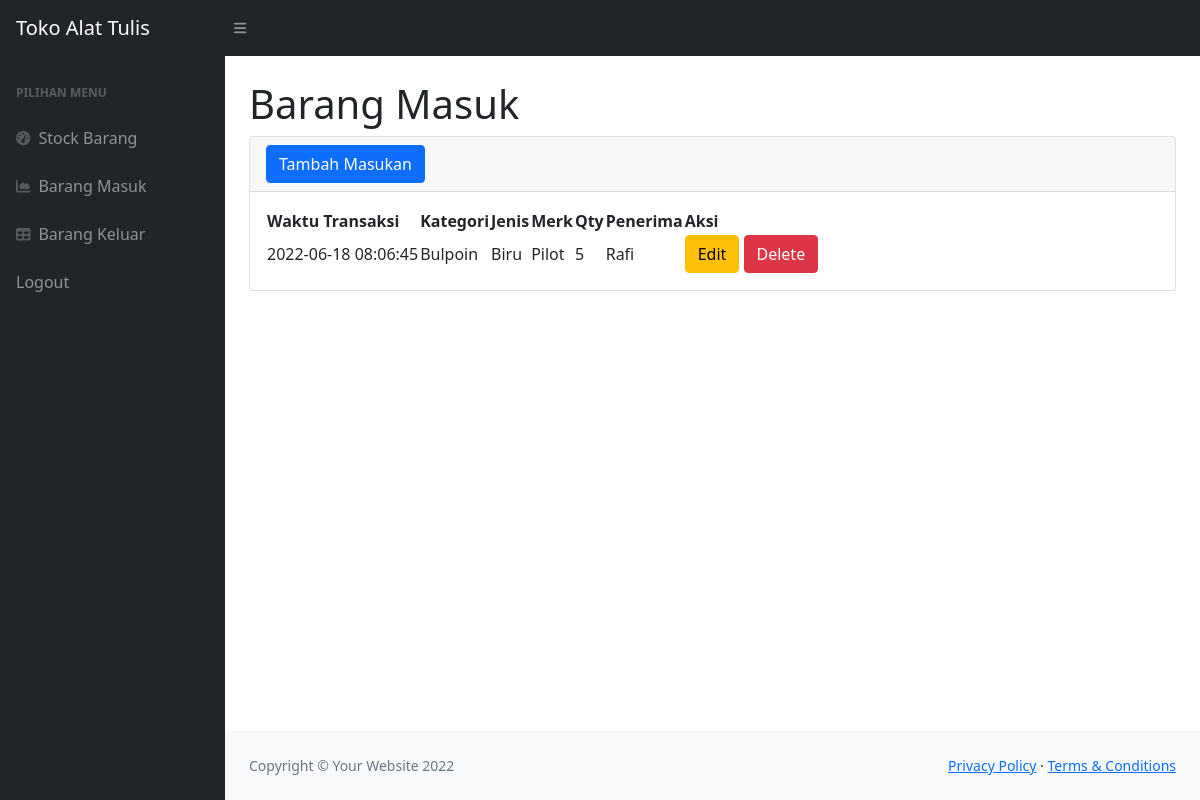
Page /masuk.php (signed in) on the earlier database version.
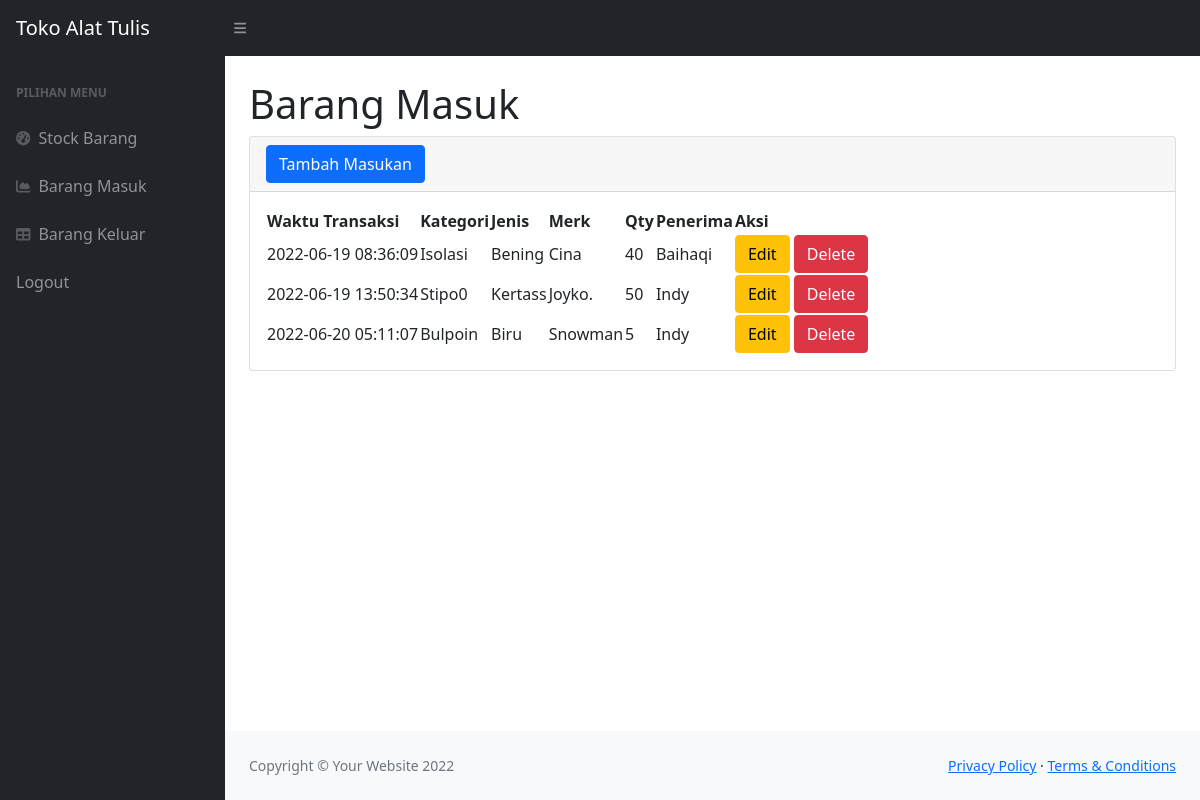
Same page on the later database version.
### tables this page shows
CREATE TABLE `barangmasuk` (
  `idbarangmasuk` int(11) NOT NULL,
  `idbarang` int(11) NOT NULL,
  `tanggal` timestamp NOT NULL DEFAULT current_timestamp(),
  `penerima` varchar(50) NOT NULL,
  `qty` int(11) NOT NULL
);

CREATE TABLE `stockbarang` (
  `idbarang` int(11) NOT NULL,
  `kategori` varchar(50) NOT NULL,
  `jenis` varchar(50) NOT NULL,
  `merk` varchar(25) NOT NULL,
  `stock` int(11) NOT NULL
);

### masuk.php (the view, shortened to what the changed rows need)
<?php
require 'function.php';
?>
<!DOCTYPE html>
<html lang="en">
<head>
    <link href="https://cdn.jsdelivr.net/npm/simple-datatables@latest/dist/style.css" rel="stylesheet" />
    <link href="css/styles.css" rel="stylesheet" />
</head>
<body class="sb-nav-fixed">
    <div id="layoutSidenav">
        <div id="layoutSidenav_content">
            <main>
                <div class="container-fluid px-4">
                    <h1 class="mt-4">Barang Masuk</h1>
                    <div class="card mb-4">
                        <div class="card-body">
                            <table id="datatablesSimple">
                                <thead>
                                    <tr>
                                        <th>Waktu Transaksi</th>
                                        <th>Kategori</th>
                                        <th>Jenis</th>
                                        <th>Merk</th>
                                        <th>Qty</th>
                                        <th>Penerima</th>
                                        <th>Aksi</th>
                                    </tr>
                                </thead>
                                <tbody>
                                    <?php
                                            $ambilsemuadatastock = mysqli_query($conn,"SELECT * FROM barangmasuk m, stockbarang s WHERE s.idbarang = m.idbarang");
                                            while($data=mysqli_fetch_array($ambilsemuadatastock)){
                                                $idbm = $data['idbarangmasuk'];
                                                $tanggal = $data['tanggal'];
                                                $kategori = $data['kategori'];
                                                $jenis = $data['jenis'];
                                                $merk = $data['merk'];
                                                $qty = $data['qty'];
                                                $penerima = $data['penerima'];
                                        ?>
                                    <tr>
                                        <td>
                                            <?=$tanggal;?>
                                        </td>
                                        <td>
                                            <?=$kategori;?>
                                        </td>
                                        <td>
                                            <?=$jenis;?>
                                        </td>
                                        <td>
                                            <?=$merk;?>
                                        </td>
                                        <td>
                                            <?=$qty;?>
                                        </td>
                                        <td>
                                            <?=$penerima;?>
                                        </td>
                                        <td>
                                            <button type="button" class="btn btn-warning" data-bs-toggle="modal"
                                                data-bs-target="#edit<?=$idbm;?>"> Edit
                                            </button>
                                            <button type="button" class="btn btn-danger" data-bs-toggle="modal"
                                                data-bs-target="#delete<?=$idbm;?>"> Delete
                                            </button>
                                        </td>
                                    </tr>
                                    <?php
                                            };
                                        ?>
                                </tbody>
                            </table>
                        </div>
                    </div>
                </div>
            </main>
        </div>
    </div>
</body>
</html>

Differences in the rows shown:
removed barangmasuk: tanggal "2022-06-18 08:06:45", idbarang.kategori "Bulpoin", idbarang.jenis "Biru", idbarang.merk "Pilot", qty "5", penerima "Rafi"
added barangmasuk: tanggal "2022-06-19 08:36:09", idbarang.kategori "Isolasi", idbarang.jenis "Bening", idbarang.merk "Cina", qty "40", penerima "Baihaqi"
added barangmasuk: tanggal "2022-06-19 13:50:34", idbarang.kategori "Stipo0", idbarang.jenis "Kertass", idbarang.merk "Joyko.", qty "50", penerima "Indy"
added barangmasuk: tanggal "2022-06-20 05:11:07", idbarang.kategori "Bulpoin", idbarang.jenis "Biru", idbarang.merk "Snowman", qty "5", penerima "Indy"
